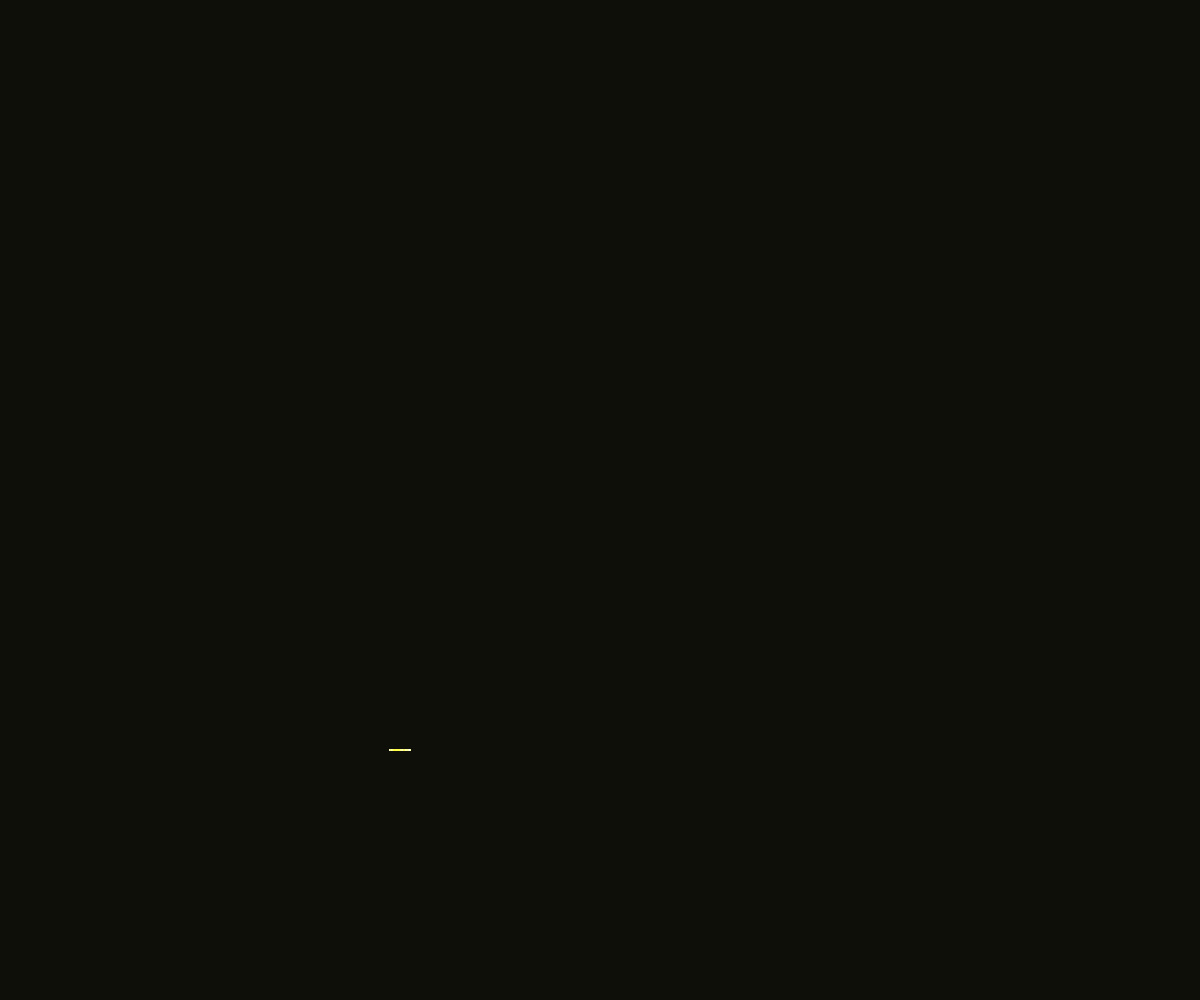
Frame 1 (no input)
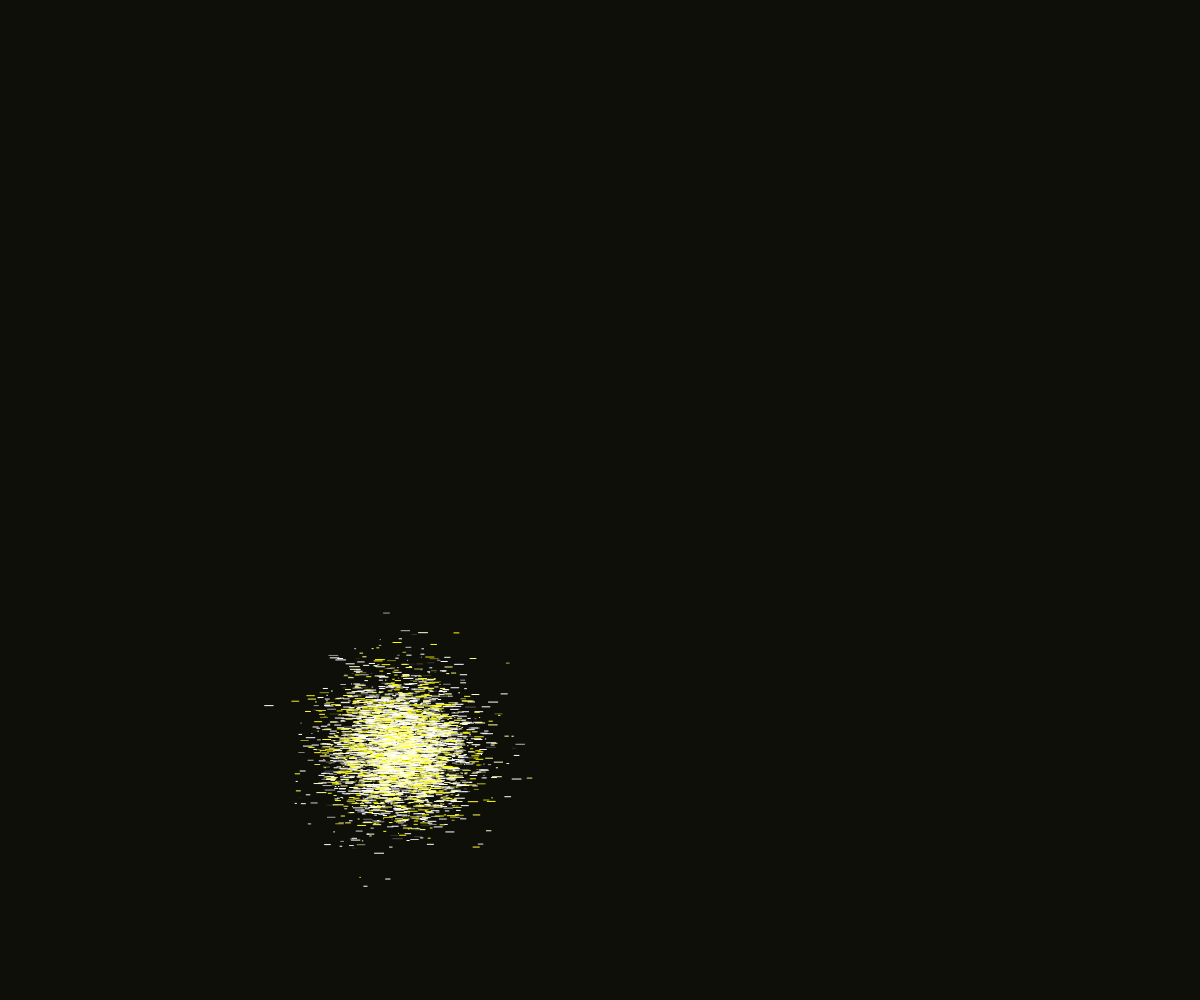
Frame 60 (no input)
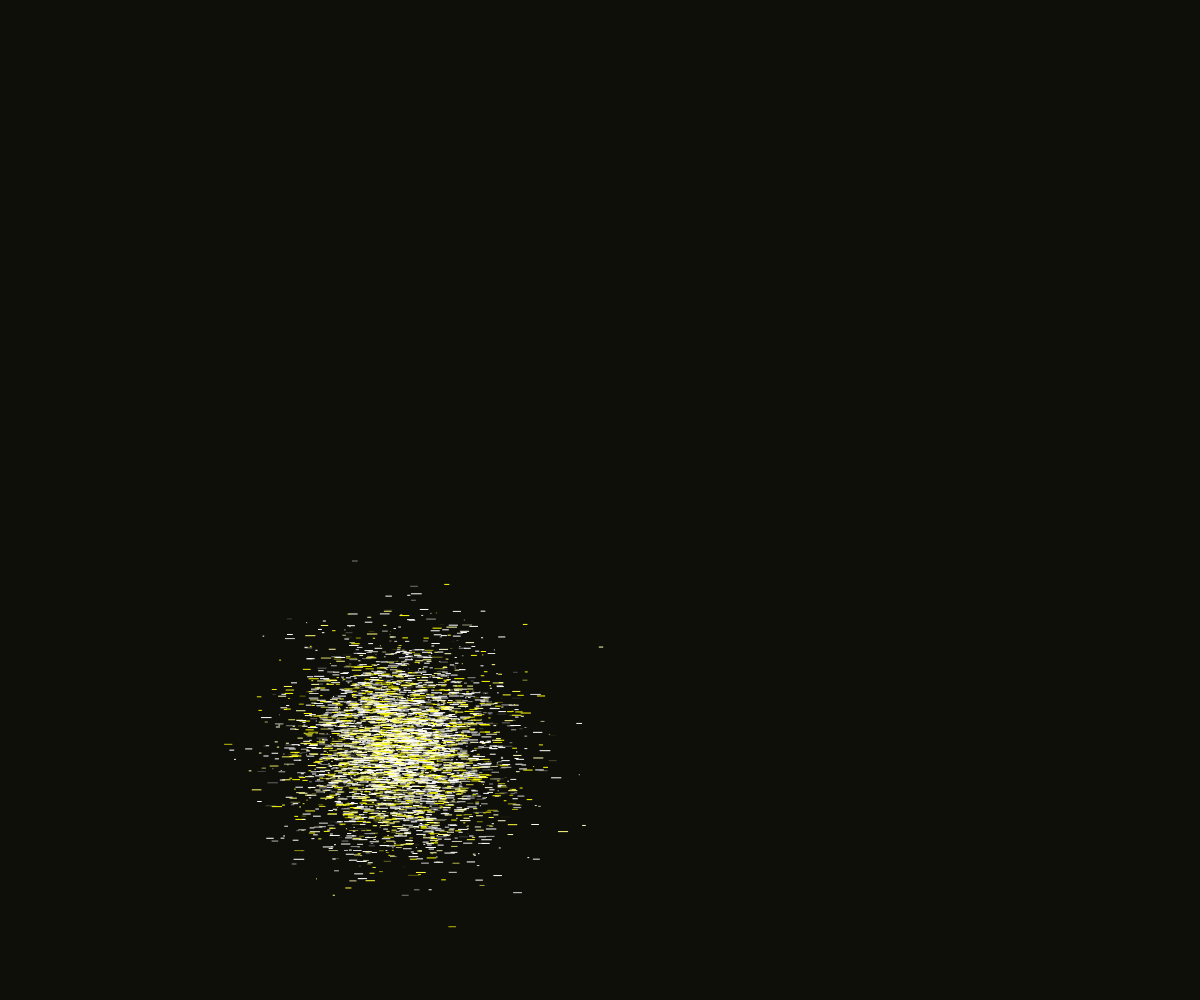
Frame 120 (the mouse pressed at the canvas centre since frame 60)

The p5.js sketch that drew these frames (run headless with seeded random() and noise() and a simulated clock; from frame 60 on, the mouse is pressed at the canvas centre):

// p5.js sketch
// ── sketch.js

var bubbles = [];

//actual literal object: with methods

function setup(){
	createCanvas(windowWidth,windowHeight);
	for(var i = 0; i<5000; i++){
		bubbles[i] =  {
		x: (windowWidth/6)*2,
		y: (windowHeight/10)*7.5,
		display: function(){
			stroke(255,255,randomGaussian(255,255), randomGaussian(255,180));
			fill(20,240,90);
			line(this.x, this.y, this.x+random(-10,10), this.y);
		},
		move: function(){
			this.x += randomGaussian(random(-7,7),2);
			this.y += randomGaussian(random(-7,7),2);
		},
		bound: function(){
			if (this.x >= windowWidth-40)  {
				this.x -= 40;
			}else if (this.x <= 40){
				this.x += 40;
			}
			if (this.y >= windowHeight-40){
				this.y -= 40;
			} else if (this.y <= 40){
				this.y += 40;
			}
		},
	}
}
}

//actual literal object with methods ^^^

function draw(){
	smooth();
	//frameRate(20);
	background(15,15,10);
	for (var i = 0; i<bubbles.length; i++){
 		bubbles[i].display();
 		bubbles[i].bound();
 		bubbles[i].move();
 	}
}




// for(var i = 0; i<1000; i++){
// bubblesC[i] = new bubbles {
// 	x: (windowWidth/6)*2,
// 	y: (windowHeight/10)*7.5,
// 	display: function(){
// 		stroke(255,255,randomGaussian(255,255), randomGaussian(255,180));
// 		fill(20,240,90);
// 		line(this.x, this.y, this.x+random(-10,10), this.y);
	
// 	},
// 	move: function(){
// 	this.x += randomGaussian(random(-7,7),2);
// 	this.y += randomGaussian(random(-7,7),2);
// 	},
// 	bound: function(){
// 		if (this.x >= windowWidth-40)  {
// 			this.x -= 40;
// 		}else if (this.x <= 40){
// 			this.x += 40;
// 		}
// 		if (this.y >= windowHeight-40){
// 			this.y -= 40;
// 		} else if (this.y <= 40){
// 			this.y += 40;
// 		}
// 	},
// }
// }

// for(var i = 0; i<1000; i++){
// bubblesB[i] = {
// 	x: (windowWidth/6)*3,
// 	y: (windowHeight/10)*7,
// 	display: function(){
// 		stroke(255,255,randomGaussian(255,255), randomGaussian(255,180));
// 		fill(20,240,90);
// 		line(this.x, this.y, this.x+random(-10,10), this.y);
	
// 	},
// 	move: function(){
// 	this.x += randomGaussian(random(-7,7),2);
// 	this.y += randomGaussian(random(-7,7),2);
// 	},
// 	bound: function(){
// 		if (this.x >= windowWidth-40)  {
// 			this.x -= 40;
// 		}else if (this.x <= 40){
// 			this.x += 40;
// 		}
// 		if (this.y >= windowHeight-40){
// 			this.y -= 40;
// 		} else if (this.y <= 40){
// 			this.y += 40;
// 		}
// 	},
// }
// }

// for(var i = 0; i<1000; i++){
// bubblesA[i] = {
// 	x: (windowWidth/6)*4,
// 	y: (windowHeight/10)*6.5,
// 	display: function(){
		
// 		stroke(255,255,randomGaussian(255,255), randomGaussian(255,180));
// 		fill(20,240,90);
// 		line(this.x, this.y, this.x+random(-10,10), this.y);
	
// 	},
// 	move: function(){
// 	this.x += randomGaussian(random(-7,7),2);
// 	this.y += randomGaussian(random(-7,7),2);
// 	},
// 	bound: function(){
// 		if (this.x >= windowWidth-40)  {
// 			this.x -= 40;
// 		}else if (this.x <= 40){
// 			this.x += 40;
// 		}
// 		if (this.y >= windowHeight-40){
// 			this.y -= 40;
// 		} else if (this.y <= 40){
// 			this.y += 40;
// 		}
// 	},
// }
// }

// for(var i = 0; i<1000; i++){
// bubblesD[i] = {
// 	x: (windowWidth/6)*5,
// 	y: (windowHeight/10)*6,
// 	display: function(){
// 		stroke(255,255,randomGaussian(255,255), randomGaussian(255,180));
// 		fill(20,240,90);
// 		line(this.x, this.y, this.x+random(-10,10), this.y);
	
// 	},
// 	move: function(){
// 	this.x += randomGaussian(random(-7,7),2);
// 	this.y += randomGaussian(random(-7,7),2);
// 	},
// 	bound: function(){
// 		if (this.x >= windowWidth-40)  {
// 			this.x -= 40;
// 		}else if (this.x <= 40){
// 			this.x += 40;
// 		}
// 		if (this.y >= windowHeight-40){
// 			this.y -= 40;
// 		} else if (this.y <= 40){
// 			this.y += 40;
// 		}
// 	},
// }


// }

// for (var i = 0; i<bubblesD.length; i++){
//  	bubblesD[i].display();
//  	bubblesD[i].bound();
//  	bubblesD[i].move();
//  	}

 	// for (var i = 0; i<bubblesB.length; i++){
 	// bubblesB[i].display();
 	// bubblesB[i].bound();
 	// bubblesB[i].move();
 	// }

 	// for (var i = 0; i<bubblesC.length; i++){
 	// bubblesC[i].display();
 	// bubblesC[i].bound();
 	// bubblesC[i].move();
 	// }

 	// for (var i = 0; i<bubblesA.length; i++){
 	// bubblesA[i].display();
 	// bubblesA[i].bound();
 	// bubblesA[i].move();
 	// }
 	
 // 	fill(255);

 // 	quad(0,windowHeight/2, windowWidth, windowHeight/6, windowWidth, 0, 0,0);
 // 	fill(180);
 // 	quad(0,windowHeight/2-40, windowWidth, windowHeight/6-40, windowWidth, 0, 0,0);
 // 	fill(50);
 // 	quad(0,windowHeight/2-320, windowWidth, windowHeight/6-320, windowWidth, 0, 0,0);
	// strokeWeight(5);
	// stroke(0);
 // 	line(0,windowHeight/2-320, windowWidth, windowHeight/6-320);

 // 	strokeWeight(30);
 // 	stroke(5,15,5);
 	//line (windowWidth/6, (((windowHeight/6)*2)/5)+23, windowWidth/6,0);
 	//line ((windowWidth/6)*2, (((windowHeight/6)*2)/5)-30, (windowWidth/6)*2,0);
 	//line ((windowWidth/6)*3, (((windowHeight/6)*2)/5), (windowWidth/6)*3,0);
 	//line ((windowWidth/6)*4, (((windowHeight/6)*2)/5)*4, (windowWidth/6)*4,0);
 	//line ((windowWidth/6)*5, (((windowHeight/6)*2)/5)*3.25, (windowWidth/6)*5,0);



// ── sketch1.js
var bubbles = [];

 function setup() {
 createCanvas(windowWidth,windowHeight);
 for(var i = 0; i<5000; i++){
 bubbles[i] = new Bubble();
  }
 }

 function draw() {
 	smooth();
 	frameRate(20);
 	background(15,15,10);
 	for (var i = 0; i<bubbles.length; i++){
  	bubbles[i].display();
  	bubbles[i].bound();
  	bubbles[i].move();
 }

 }



 function Bubble(){
 	this.x = windowWidth/2;//random(0,width);
 	this.y = windowHeight/2;//random(0,height);

 	this.display = function(){
 		stroke(255,255,randomGaussian(255,255), randomGaussian(255,180));
 		fill(20,240,90);
 		line(this.x, this.y, this.x+random(-10,10), this.y);

 	};

 	this.move = function(){
 		this.x += randomGaussian(random(-7,7),2);
 		this.y += randomGaussian(random(-7,7),2);
 	};

 	this.bound = function(){
 		if (this.x >= windowWidth-40)  {
 			this.x -= 40;
 		}else if (this.x <= 40){
 			this.x += 40;
 		}
 		if (this.y >= windowHeight-40){
 			this.y -= 40;
 		} else if (this.y <= 40){
 			this.y += 40;
 		}
 	};
 };

// ── sketch2.js
//var nums = [];
var x;
var y;
var cnv;
var marg = 50;


function setup() {
	createCanvas(windowWidth, windowHeight);
	x = windowWidth / 2;
	y = windowHeight / 2;
}

function draw() {

	background(0);
	for(var j = 0; j<100;j++){
		avoid();
		move();
		for (var i = 0; i < 42; i++) {
			display();
			bound();
		}

	}
}
function display() {
	stroke(42, randomGaussian(255, 255), 42, randomGaussian(255, 180));
	fill(20, 240, 90);
	line(x, y, x + random(-10, 10), y);

}

function move() {
	x += randomGaussian(random(-7, 7), 2);
	y += randomGaussian(random(-7, 7), 2);
}

function bound(){
	if (x >= width-40)  {
		x -= 40;
	}else if (x <= 40){
		x += 40;
	}
	if (y >= height-40){
		y -= 40;
	} else if (y <= 40){
		y += 40;
	}
}

function avoid(){
	if(x >= mouseX-10){
		x+=random(-2,5);
		y += randomGaussian(random(-7, 7), 2);
	}else if(x <= mouseX+10){
		x+=random(-5,2);
		y += randomGaussian(random(-7, 7), 2);
	}else{
		x += randomGaussian(random(-7, 7), 2);
		y += randomGaussian(random(-7, 7), 2);
	}   
	if(y >= mouseY-10){
		x += randomGaussian(random(-7, 7), 2);
		y+=random(-2,5); 
	}else if(y <= mouseY+10){
		x += randomGaussian(random(-7, 7), 2);
		y+=random(-5,2); 
	}else{
		x += randomGaussian(random(-7, 7), 2);
		y += randomGaussian(random(-7, 7), 2);
	}   

}

// ── sketch3.js
//var nums = [];
var x;
var y;
var cnv;
var marg = 50;
var xoff=0;
var xoff2=10000;


function setup() {
  createCanvas(windowWidth, windowHeight);
  x = windowWidth / 2;
  y = windowHeight / 2;
}

function draw() {

  background(0);
//for(var j = 0; j<100;j++){
  //  avoid();
  for (var i = 0; i < 4200; i++) {
    move();
    display();
    bound();
  }

//}
}
function display() {
  stroke(42, randomGaussian(255, 255), 42, randomGaussian(255, 180));
  fill(20, 240, 90);
  line(x, y, x + random(-10, 10), y);

}

function move() {
	//x += noise(xoff);
	//y += noise(xoff2);
  x += randomGaussian(random(-7,7), noise(xoff));
  y += randomGaussian(random(-7,7), noise(xoff2));
  //x += map(noise(xoff),0,1,0, randomGaussian(random(-7, 7), 2));
  //y += map(noise(xoff),0,1,0, randomGaussian(random(-7, 7), 2));
  //x += map(noise(xoff),0,1,0, randomGaussian(random(-7, 7), 2));
  //y += map(noise(xoff),0,1,0, randomGaussian(random(-7, 7), 2));
	xoff += randomGaussian(random(-7,7), 2);
	xoff2 += randomGaussian(random(-7,7), 2);
  //map(noise(xoff),0,1,0,7)
}

function bound(){
			if (x >= width-40)  {
				x -= 40;
			}else if (x <= 40){
				x += 40;
			}
			if (y >= height-40){
				y -= 40;
			} else if (y <= 40){
				y += 40;
			}
		}

function avoid(){
    if(x >= mouseX-10){
        x+=random(-2,5);
  y += randomGaussian(random(-7, 7), 2);
    }else if(x <= mouseX+10){
        x+=random(-5,2);
  y += randomGaussian(random(-7, 7), 2);
    }else{
  x += randomGaussian(random(-7, 7), 2);
  y += randomGaussian(random(-7, 7), 2);
                  }   
    if(y >= mouseY-10){
  x += randomGaussian(random(-7, 7), 2);
        y+=random(-2,5); 
    }else if(y <= mouseY+10){
  x += randomGaussian(random(-7, 7), 2);
        y+=random(-5,2); 
    }else{
  x += randomGaussian(random(-7, 7), 2);
  y += randomGaussian(random(-7, 7), 2);
                  }   
    
}

// ── style.css
#desc{
	font-family: 'Wire One', sans-serif;
color: white;
position:absolute;
				 padding:60px;
				 font-size:28px;
				 text-shadow:0 0 4px white;
}
